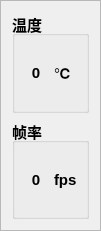
      <widget class="QFrame" name="frame">
       <property name="geometry">
        <rect>
         <x>1520</x>
         <y>40</y>
         <width>101</width>
         <height>231</height>
        </rect>
       </property>
       <property name="frameShape">
        <enum>QFrame::StyledPanel</enum>
       </property>
       <property name="frameShadow">
        <enum>QFrame::Raised</enum>
       </property>
       <layout class="QVBoxLayout" name="verticalLayout_6">
        <item>
         <widget class="QGroupBox" name="groupBox_7">
          <property name="font">
           <font>
            <pointsize>11</pointsize>
            <weight>75</weight>
            <bold>true</bold>
           </font>
          </property>
          <property name="title">
           <string>温度</string>
          </property>
          <layout class="QHBoxLayout" name="horizontalLayout_14">
           <item>
            <widget class="QLabel" name="label_6">
             <property name="text">
              <string>0</string>
             </property>
             <property name="alignment">
              <set>Qt::AlignCenter</set>
             </property>
            </widget>
           </item>
           <item>
            <widget class="QLabel" name="label_3">
             <property name="text">
              <string>℃</string>
             </property>
            </widget>
           </item>
          </layout>
         </widget>
        </item>
        <item>
         <widget class="QGroupBox" name="groupBox_2">
          <property name="font">
           <font>
            <pointsize>11</pointsize>
            <weight>75</weight>
            <bold>true</bold>
           </font>
          </property>
          <property name="title">
           <string>帧率</string>
          </property>
          <layout class="QHBoxLayout" name="horizontalLayout_2">
           <item>
            <widget class="QLabel" name="m_receiveRateLabel">
             <property name="text">
              <string>0</string>
             </property>
             <property name="alignment">
              <set>Qt::AlignCenter</set>
             </property>
            </widget>
           </item>
           <item>
            <widget class="QLabel" name="label_4">
             <property name="text">
              <string>fps</string>
             </property>
             <property name="alignment">
              <set>Qt::AlignLeading|Qt::AlignLeft|Qt::AlignVCenter</set>
             </property>
            </widget>
           </item>
          </layout>
         </widget>
        </item>
       </layout>
      </widget>
